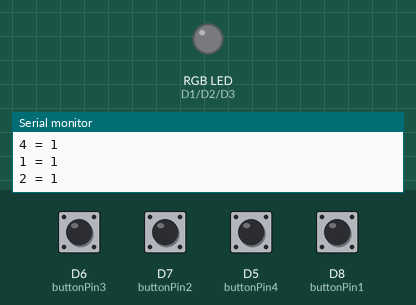
Recording of a sketch running on a simulated ESP8266 (NodeMCU). Shown: an RGB LED mixed from three pins (HIGH = lit), the last lines printed to the serial monitor. The inputs (shaded band) are chosen by the test bench; at power-on: D5 (buttonPin4), D6 (buttonPin3), D7 (buttonPin2), D8 (buttonPin1) HIGH.

Above: at 1.2 s.
1.3 s: D5 (buttonPin4) pulled LOW for 0.15 s
At 1.4 s:
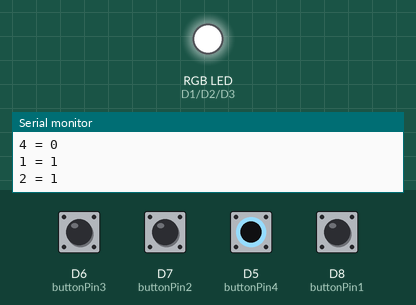
2.9 s: D6 (buttonPin3) pulled LOW for 0.15 s
6.0 s: D5 (buttonPin4) pulled LOW for 1 s
At 8.1 s:
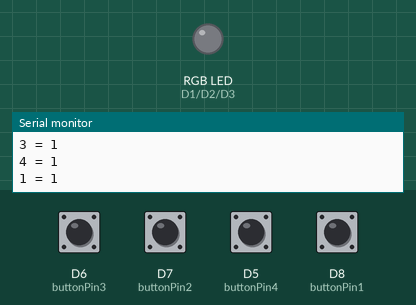
8.5 s: D7 (buttonPin2) pulled LOW for 0.15 s
10.1 s: D5 (buttonPin4) pulled LOW for 0.15 s
At 11.4 s:
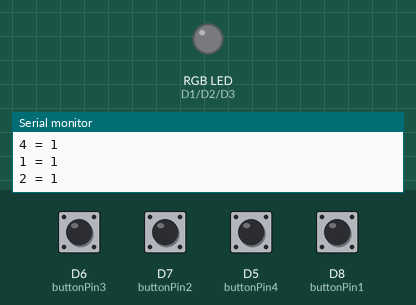
11.7 s: D8 (buttonPin1) pulled LOW for 0.15 s
Timing chart, 0 to 14.3 s (numbered marks = the images above; inputs shaded):
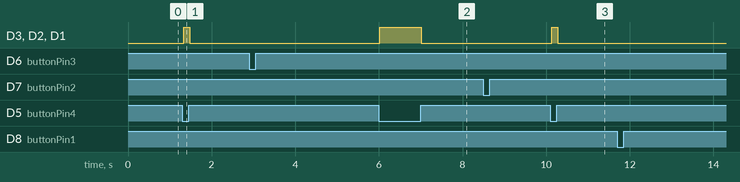

The sketch:

3-3.ino
```cpp
int R = D1;
int G = D2;
int B = D3;
int buttonPin1 = D8;
int buttonPin2 = D7;
int buttonPin3 = D6;
int buttonPin4 = D5;
int buttonState1 = 0;
int buttonState2 = 0;
int buttonState3 = 0;
int buttonState4 = 0;
void setup() {
  pinMode(R, OUTPUT);
  pinMode(G, OUTPUT);
  pinMode(B, OUTPUT);
  pinMode(buttonPin1, INPUT);
  pinMode(buttonPin2, INPUT);
  pinMode(buttonPin3, INPUT);
  pinMode(buttonPin4, INPUT);
  Serial.begin(9600);
  //pinMode(buttonPin2, INPUT);
}

void loop() {
  buttonState1 = digitalRead(buttonPin1);
  Serial.print("1 = "); // พิมพ์ข้อมความส่งเข้าคอมพิวเตอร์ "val = "
  Serial.println(buttonState1);
   buttonState2 = digitalRead(buttonPin2);
  Serial.print("2 = "); // พิมพ์ข้อมความส่งเข้าคอมพิวเตอร์ "val = "
  Serial.println(buttonState2);
   buttonState3 = digitalRead(buttonPin3);
  Serial.print("3 = "); // พิมพ์ข้อมความส่งเข้าคอมพิวเตอร์ "val = "
  Serial.println(buttonState3);
   buttonState4 = digitalRead(buttonPin4);
  Serial.print("4 = "); // พิมพ์ข้อมความส่งเข้าคอมพิวเตอร์ "val = "
  Serial.println(buttonState4);
  if (buttonState1 == 0) {
    analogWrite(R, 124);
    analogWrite(G, 0);
    analogWrite(B, 0);
  }
  if (buttonState2 == 0) {
    analogWrite(R, 0);
    analogWrite(G, 0);
    analogWrite(B, 125);
  }
  if (buttonState3 == 0) {
    analogWrite(R, 0);
    analogWrite(G, 125);
    analogWrite(B, 0);
  }
  if (buttonState4 == 0) {
    analogWrite(R, 255);
    analogWrite(G, 255);
    analogWrite(B, 255);
  }
  else{
    analogWrite(R, 0);
    analogWrite(G, 0);
    analogWrite(B, 0);

  }
}
```

Measured:
- after the input at 1.3 s, D3 (B), D2 (G), D1 (R): LOW → HIGH at once, → LOW 0.15 s later
- after the input at 6.0 s, D3 (B), D2 (G), D1 (R): LOW → HIGH at once, → LOW 0.99 s later
- after the input at 10.1 s, D3 (B), D2 (G), D1 (R): LOW → HIGH at once, → LOW 0.15 s later
